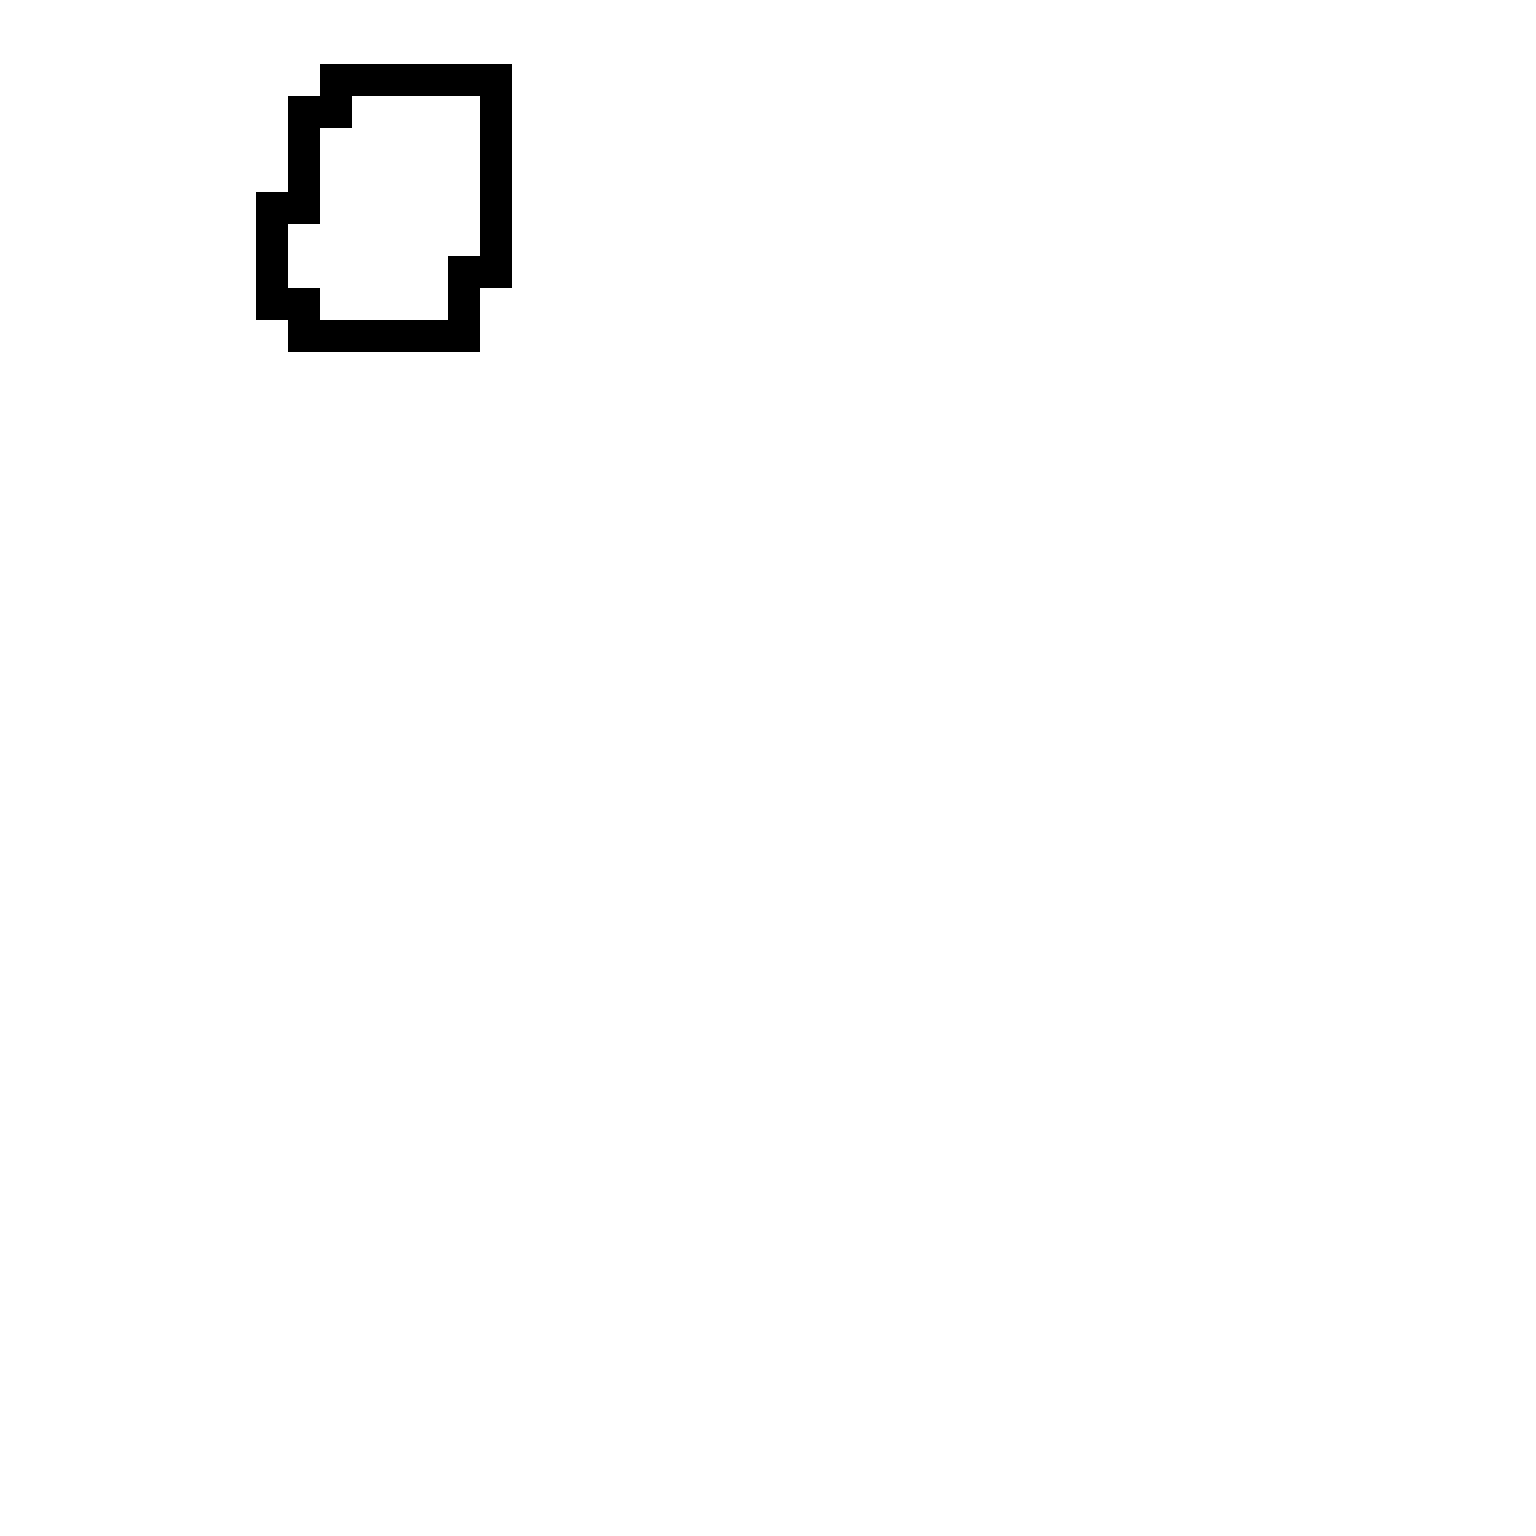

Rendered tile map (Tiled .tmx) drawn with the repository's tilesets; below, a short description and the map source with its tile grids summarised:
An orthogonal 48x48 tile map with 32x32 px tiles, 1 tile layer (floor 0).

<map version="1.0" orientation="orthogonal" width="48" height="48" tilewidth="32" tileheight="32">
 <tileset firstgid="1" name="ph-tiles" tilewidth="32" tileheight="32">
  <image source="ph-tiles.png" width="1024" height="1024" />
 </tileset>
 <layer name="floor 0" width="48" height="48">
  <data>[2304 cells, 2304 non-empty, 2 distinct tile ids]</data>
 </layer>
</map>
